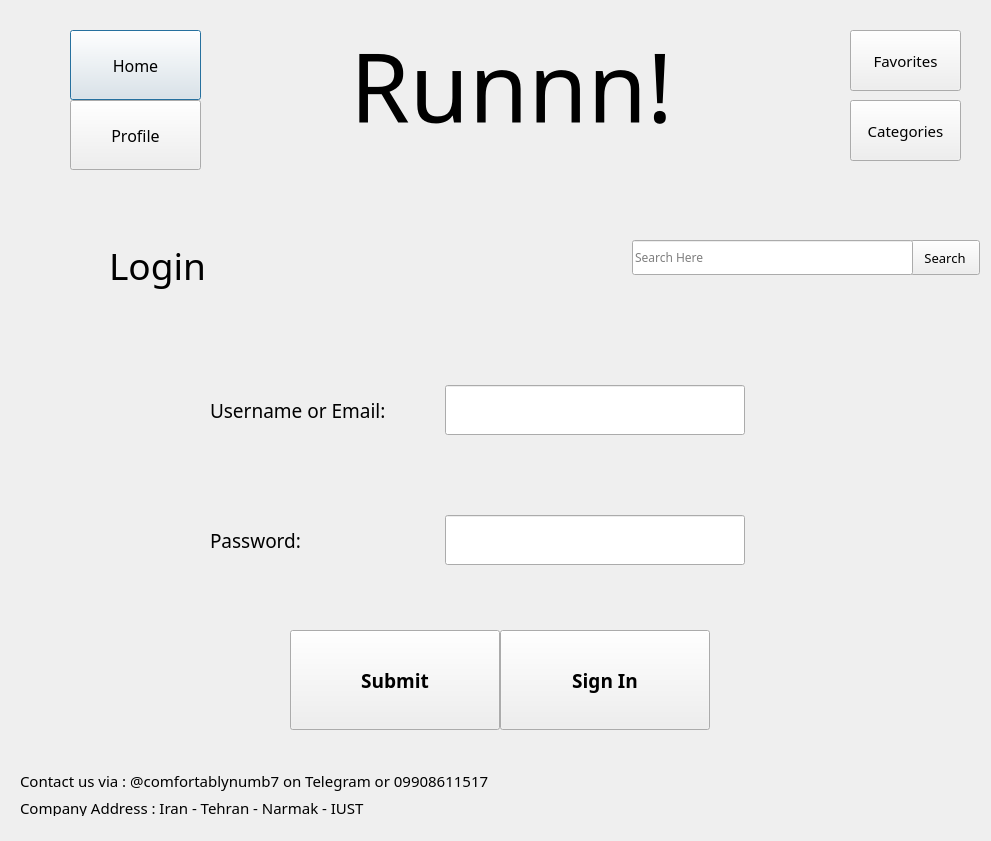
<?xml version="1.0" encoding="UTF-8"?>
<ui version="4.0">
 <class>Dialog</class>
 <widget class="QDialog" name="Dialog">
  <property name="geometry">
   <rect>
    <x>0</x>
    <y>0</y>
    <width>991</width>
    <height>841</height>
   </rect>
  </property>
  <property name="font">
   <font>
    <family>Cooper Black</family>
   </font>
  </property>
  <property name="windowTitle">
   <string>Dialog</string>
  </property>
  <widget class="QLabel" name="label">
   <property name="geometry">
    <rect>
     <x>350</x>
     <y>-30</y>
     <width>381</width>
     <height>231</height>
    </rect>
   </property>
   <property name="font">
    <font>
     <family>Pristina</family>
     <pointsize>72</pointsize>
    </font>
   </property>
   <property name="text">
    <string>Runnn!</string>
   </property>
  </widget>
  <widget class="QPushButton" name="HomeButton">
   <property name="geometry">
    <rect>
     <x>70</x>
     <y>30</y>
     <width>131</width>
     <height>70</height>
    </rect>
   </property>
   <property name="font">
    <font>
     <family>Cooper Black</family>
     <pointsize>12</pointsize>
    </font>
   </property>
   <property name="text">
    <string>Home</string>
   </property>
  </widget>
  <widget class="QPushButton" name="ProfileButton">
   <property name="geometry">
    <rect>
     <x>70</x>
     <y>100</y>
     <width>131</width>
     <height>70</height>
    </rect>
   </property>
   <property name="font">
    <font>
     <family>Cooper Black</family>
     <pointsize>12</pointsize>
    </font>
   </property>
   <property name="text">
    <string>Profile</string>
   </property>
  </widget>
  <widget class="QLabel" name="PageTitle">
   <property name="geometry">
    <rect>
     <x>0</x>
     <y>230</y>
     <width>315</width>
     <height>70</height>
    </rect>
   </property>
   <property name="font">
    <font>
     <family>Cooper Black</family>
     <pointsize>28</pointsize>
     <weight>50</weight>
     <bold>false</bold>
    </font>
   </property>
   <property name="text">
    <string>Login</string>
   </property>
   <property name="alignment">
    <set>Qt::AlignCenter</set>
   </property>
  </widget>
  <widget class="QLabel" name="NameInputLabel">
   <property name="geometry">
    <rect>
     <x>210</x>
     <y>360</y>
     <width>231</width>
     <height>100</height>
    </rect>
   </property>
   <property name="font">
    <font>
     <family>Cooper Black</family>
     <pointsize>14</pointsize>
     <weight>50</weight>
     <bold>false</bold>
    </font>
   </property>
   <property name="text">
    <string>Username or Email:</string>
   </property>
  </widget>
  <widget class="QLabel" name="PasswordInputLabel">
   <property name="geometry">
    <rect>
     <x>210</x>
     <y>490</y>
     <width>210</width>
     <height>100</height>
    </rect>
   </property>
   <property name="font">
    <font>
     <family>Cooper Black</family>
     <pointsize>14</pointsize>
     <weight>50</weight>
     <bold>false</bold>
    </font>
   </property>
   <property name="text">
    <string>Password:</string>
   </property>
  </widget>
  <widget class="QPushButton" name="SubmitButton">
   <property name="geometry">
    <rect>
     <x>290</x>
     <y>630</y>
     <width>210</width>
     <height>100</height>
    </rect>
   </property>
   <property name="font">
    <font>
     <family>Cooper Black</family>
     <pointsize>14</pointsize>
     <weight>75</weight>
     <bold>true</bold>
    </font>
   </property>
   <property name="text">
    <string>Submit</string>
   </property>
  </widget>
  <widget class="QPushButton" name="SignInButton">
   <property name="geometry">
    <rect>
     <x>500</x>
     <y>630</y>
     <width>210</width>
     <height>100</height>
    </rect>
   </property>
   <property name="font">
    <font>
     <family>Cooper Black</family>
     <pointsize>14</pointsize>
     <weight>75</weight>
     <bold>true</bold>
    </font>
   </property>
   <property name="text">
    <string>Sign In</string>
   </property>
   <property name="checkable">
    <bool>false</bool>
   </property>
   <property name="checked">
    <bool>false</bool>
   </property>
   <property name="autoRepeat">
    <bool>false</bool>
   </property>
   <property name="autoDefault">
    <bool>false</bool>
   </property>
   <property name="default">
    <bool>false</bool>
   </property>
   <property name="flat">
    <bool>false</bool>
   </property>
   <property name="Wrap" stdset="0">
    <bool>false</bool>
   </property>
  </widget>
  <widget class="QPushButton" name="SearchButton">
   <property name="geometry">
    <rect>
     <x>910</x>
     <y>240</y>
     <width>70</width>
     <height>35</height>
    </rect>
   </property>
   <property name="font">
    <font>
     <family>Cooper Black</family>
     <pointsize>10</pointsize>
    </font>
   </property>
   <property name="text">
    <string>Search</string>
   </property>
  </widget>
  <widget class="QLabel" name="label_2">
   <property name="geometry">
    <rect>
     <x>20</x>
     <y>770</y>
     <width>611</width>
     <height>21</height>
    </rect>
   </property>
   <property name="font">
    <font>
     <family>Cooper Black</family>
     <pointsize>11</pointsize>
    </font>
   </property>
   <property name="text">
    <string>Contact us via : @comfortablynumb7 on Telegram or 09908611517</string>
   </property>
  </widget>
  <widget class="QLabel" name="label_3">
   <property name="geometry">
    <rect>
     <x>20</x>
     <y>800</y>
     <width>461</width>
     <height>16</height>
    </rect>
   </property>
   <property name="font">
    <font>
     <family>Cooper Black</family>
     <pointsize>11</pointsize>
    </font>
   </property>
   <property name="text">
    <string>Company Address : Iran - Tehran - Narmak - IUST</string>
   </property>
  </widget>
  <widget class="QPushButton" name="FavoritesButton">
   <property name="geometry">
    <rect>
     <x>850</x>
     <y>30</y>
     <width>111</width>
     <height>61</height>
    </rect>
   </property>
   <property name="font">
    <font>
     <family>Cooper Black</family>
     <pointsize>11</pointsize>
    </font>
   </property>
   <property name="text">
    <string>Favorites</string>
   </property>
  </widget>
  <widget class="QPushButton" name="CategoriesButton">
   <property name="geometry">
    <rect>
     <x>850</x>
     <y>100</y>
     <width>111</width>
     <height>61</height>
    </rect>
   </property>
   <property name="font">
    <font>
     <family>Cooper Black</family>
     <pointsize>11</pointsize>
    </font>
   </property>
   <property name="text">
    <string>Categories</string>
   </property>
  </widget>
  <widget class="QLineEdit" name="NameInput">
   <property name="geometry">
    <rect>
     <x>445</x>
     <y>385</y>
     <width>300</width>
     <height>50</height>
    </rect>
   </property>
   <property name="echoMode">
    <enum>QLineEdit::Normal</enum>
   </property>
  </widget>
  <widget class="QLineEdit" name="PasswordInput">
   <property name="geometry">
    <rect>
     <x>445</x>
     <y>515</y>
     <width>300</width>
     <height>50</height>
    </rect>
   </property>
   <property name="echoMode">
    <enum>QLineEdit::Password</enum>
   </property>
  </widget>
  <widget class="QLineEdit" name="SearchBox">
   <property name="geometry">
    <rect>
     <x>632</x>
     <y>240</y>
     <width>281</width>
     <height>35</height>
    </rect>
   </property>
   <property name="placeholderText">
    <string>Search Here</string>
   </property>
  </widget>
 </widget>
 <resources/>
 <connections/>
</ui>
